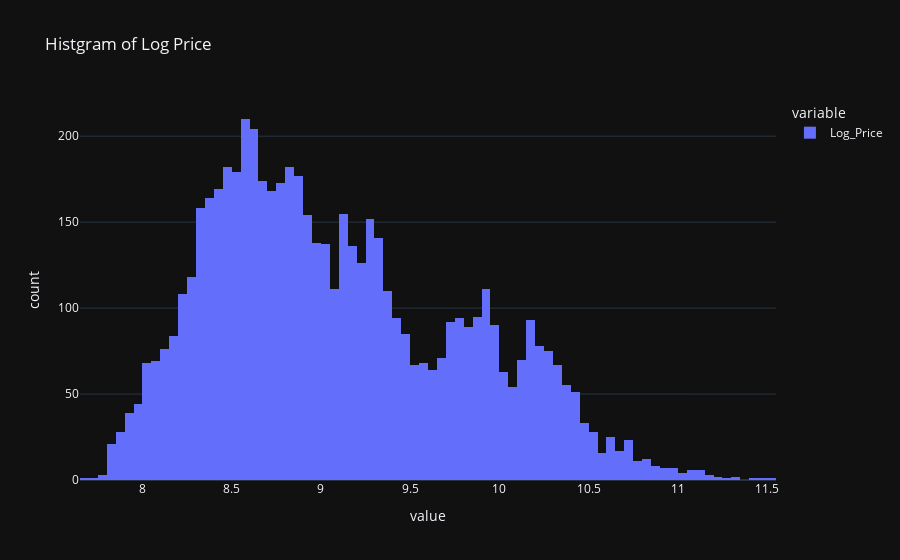

The cell this chart's notebook holds for it:
### Code cell
import numpy as np
# create a copy of data
data_copy = data.copy()
# create a new feature Log_Price
data_copy['Log_Price'] = np.log(data['Price'])
# plot histogram
fig = px.histogram(data_copy, x=["Log_Price"], title = 'Histgram of Log Price', template = 'plotly_dark')
fig.show()

### Figure 1 — Plotly figure (JSON) as saved in the notebook; plotly's stock layout.template omitted (floating-point values rounded to 4 significant figures; data arrays with more than 128 entries replaced by an {"elided": "..."} marker saying what was removed)
{"data": [{"alignmentgroup": "True", "bingroup": "x", "hovertemplate": "variable=Log_Price<br>value=%{x}<br>count=%{y}<extra></extra>", "legendgroup": "Log_Price", "marker": {"color": "#636efa", "pattern": {"shape": ""}}, "name": "Log_Price", "offsetgroup": "Log_Price", "orientation": "v", "showlegend": true, "type": "histogram", "x": {"elided": "6000 float values"}, "xaxis": "x", "yaxis": "y"}], "layout": {"barmode": "relative", "legend": {"title": {"text": "variable"}, "tracegroupgap": 0}, "title": {"text": "Histgram of Log Price"}, "xaxis": {"anchor": "y", "domain": [0, 1], "title": {"text": "value"}}, "yaxis": {"anchor": "x", "domain": [0, 1], "title": {"text": "count"}}}}
